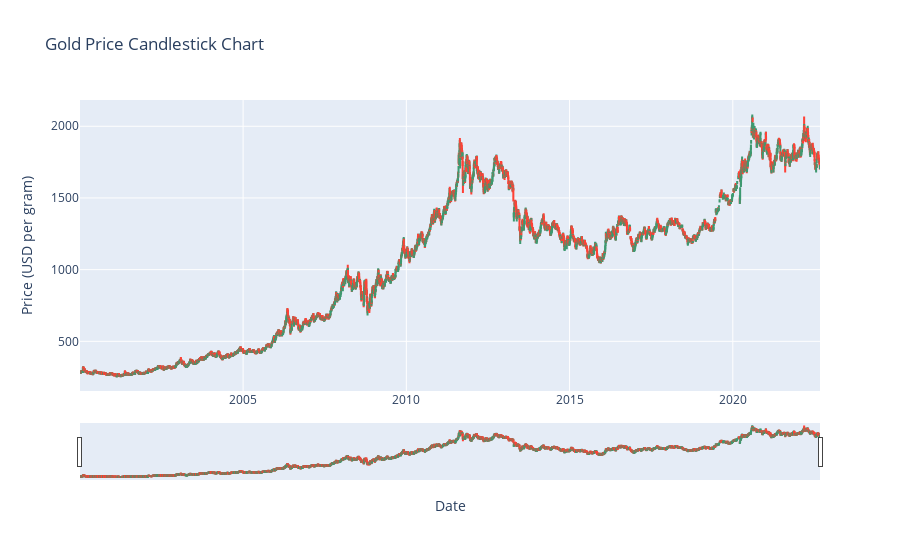

This figure's notebook cell:
### Markdown cell above
### 2. Candlestick Chart
- **Purpose:** To display the Open, High, Low, and Close prices for each day.
- **What to Plot:** Use a candlestick chart to visualize daily price movements and volatility.

### Code cell
import plotly.graph_objects as go

fig = go.Figure(data=[go.Candlestick(x=df.index,
                                     open=df['Open'],
                                     high=df['High'],
                                     low=df['Low'],
                                     close=df['Close'])])
fig.update_layout(title='Gold Price Candlestick Chart',
                  xaxis_title='Date',
                  yaxis_title='Price (USD per gram)')
fig.show()

### Figure 1 — Plotly figure (JSON) as saved in the notebook; plotly's stock layout.template omitted (floating-point values rounded to 4 significant figures; data arrays with more than 128 entries replaced by an {"elided": "..."} marker saying what was removed)
{"data": [{"close": {"elided": "5576 float values"}, "high": {"elided": "5576 float values"}, "low": {"elided": "5576 float values"}, "open": {"elided": "5576 float values"}, "type": "candlestick", "x": {"elided": "5576 str values"}}], "layout": {"title": {"text": "Gold Price Candlestick Chart"}, "xaxis": {"title": {"text": "Date"}}, "yaxis": {"title": {"text": "Price (USD per gram)"}}}}
